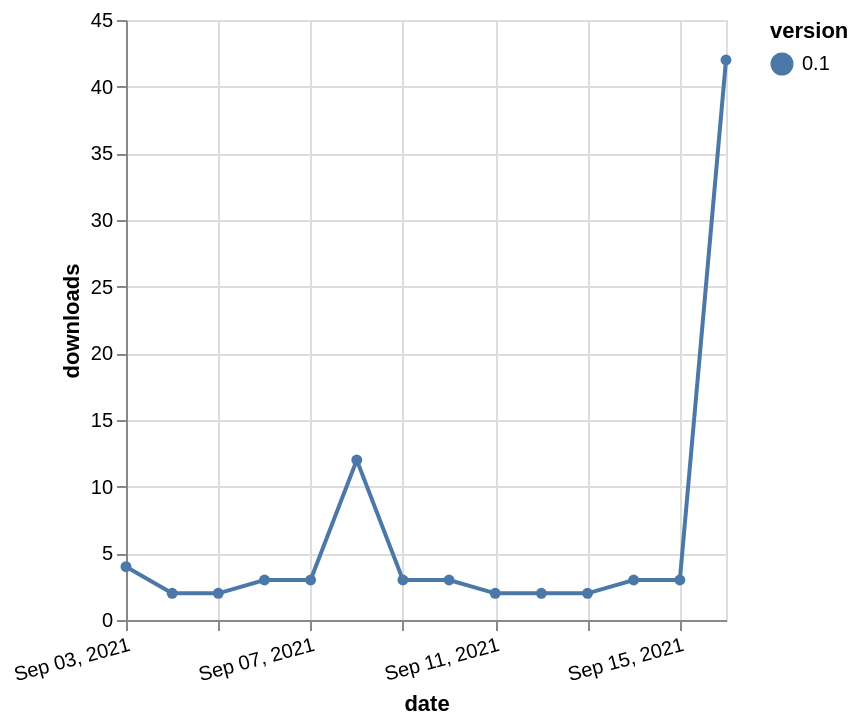

This figure's Vega-Lite source:
### Vega-Lite specification from a JSON file in a GitHub repository (floating-point values rounded to 4 significant figures)
{"$schema": "https://vega.github.io/schema/vega-lite/v5.json", "description": "A simple bar chart with embedded data.", "data": {"values": [{"date": "2021-09-03", "total": 246, "delta": 4, "version": "0.1"}, {"date": "2021-09-04", "total": 248, "delta": 2, "version": "0.1"}, {"date": "2021-09-05", "total": 250, "delta": 2, "version": "0.1"}, {"date": "2021-09-06", "total": 253, "delta": 3, "version": "0.1"}, {"date": "2021-09-07", "total": 256, "delta": 3, "version": "0.1"}, {"date": "2021-09-08", "total": 268, "delta": 12, "version": "0.1"}, {"date": "2021-09-09", "total": 271, "delta": 3, "version": "0.1"}, {"date": "2021-09-10", "total": 274, "delta": 3, "version": "0.1"}, {"date": "2021-09-11", "total": 276, "delta": 2, "version": "0.1"}, {"date": "2021-09-12", "total": 278, "delta": 2, "version": "0.1"}, {"date": "2021-09-13", "total": 280, "delta": 2, "version": "0.1"}, {"date": "2021-09-14", "total": 283, "delta": 3, "version": "0.1"}, {"date": "2021-09-15", "total": 286, "delta": 3, "version": "0.1"}, {"date": "2021-09-16", "total": 328, "delta": 42, "version": "0.1"}]}, "width": "container", "mark": {"type": "line", "point": {"filled": true}}, "encoding": {"x": {"field": "date", "type": "temporal", "timeUnit": "yearmonthdate", "title": "date", "axis": {"labelAngle": -15}}, "y": {"field": "delta", "type": "quantitative", "title": "downloads"}, "color": {"field": "version", "type": "nominal"}, "tooltip": {"field": "delta"}}}
